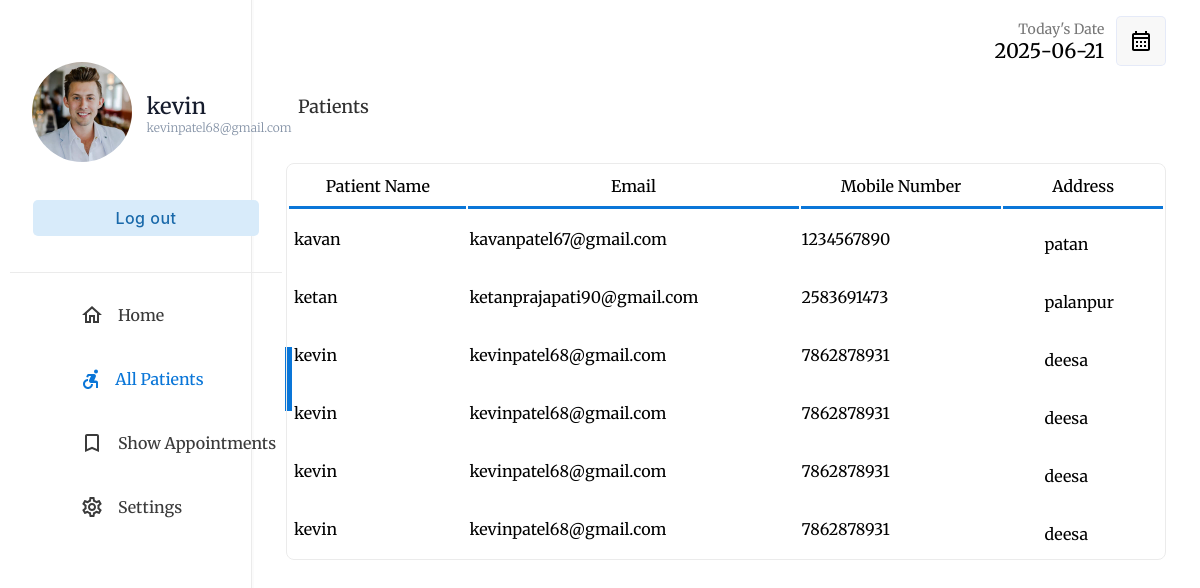
Page /php/doctor/allpatients.php (signed in) on the committed database.
### tables this page shows
CREATE TABLE IF NOT EXISTS `doctor` (
  `DID` int NOT NULL AUTO_INCREMENT,
  `DPHOTO` longblob NOT NULL,
  `DNAME` varchar(35) NOT NULL,
  `DPASSWORD` varchar(20) NOT NULL,
  `DEMAIL` varchar(35) NOT NULL,
  `DGENDER` varchar(10) NOT NULL,
  `DNUMBER` varchar(10) NOT NULL,
  `DADDRESS` varchar(50) NOT NULL,
  `SID` int NOT NULL,
  `DDATE_OF_BIRTH` date NOT NULL,
  `DCONSULTATION_FEE` int NOT NULL,
  `DEXPERIENCE_YEARS` int NOT NULL,
  `DQUALIFICATION` varchar(50) NOT NULL,
  PRIMARY KEY (`DID`)
);

CREATE TABLE IF NOT EXISTS `patient` (
  `PID` int NOT NULL AUTO_INCREMENT,
  `PPHOTO` longblob,
  `PNAME` varchar(35) NOT NULL,
  `PPASSWORD` varchar(20) NOT NULL,
  `PEMAIL` varchar(35) NOT NULL,
  `PGENDER` varchar(10) NOT NULL,
  `PNUMBER` varchar(10) NOT NULL,
  `PADDRESS` varchar(50) NOT NULL,
  `PBLOOD_GROUP` varchar(3) NOT NULL,
  `PDATE_OF_BIRTH` date NOT NULL,
  PRIMARY KEY (`PID`)
);

### php/doctor/allpatients.php (the view, shortened to what this page needs)
<!DOCTYPE html>
<html lang="en">
<head>
    <link rel="stylesheet" type="text/css" href="../../css/doctor/index.css">
</head>
<body>
    <?php
    if (isset($_SESSION["userid"])) {
        if (($_SESSION["userid"]) == "" or $_SESSION['usertype'] != 'DOCTOR') {
            header("location: ../login.php");
        } else {
            $userid = $_SESSION["userid"];
        }
    } else {
        header("location: ../login.php");
    }
    include("../database_connection.php");
    $query = "SELECT * FROM doctor WHERE DID='$userid'";
    $patient = $db->query($query);
    $patienttb = $patient->fetch_assoc();
    $userid = $patienttb["DID"];
    $app = "SELECT * FROM appointment WHERE DID='$userid'";
    $appoint = $db->query($app);
    $today = date('Y-m-d');
    ?>
    <div class="container">
        <div class="menu">
            <table class="menu-container" border="0">
                <tr>
                    <td style="padding:10px" colspan="2">
                        <table border="0" class="profile-container">
                            <tr>
                                <td width="30%" style="padding-left:20px">
                                    <a href="photo.php"> <img src='../../assets/images/dimage/<?php echo $patienttb['DPHOTO']; ?>' width='100' style="border-radius:50%"></a>
                                </td>
                                <td style="padding:0px;margin:0px;">
                                    <p class="profile-title"><?php echo $patienttb['DNAME']; ?></p>
                                    <p class="profile-subtitle" style="font-size: 12px;"><?php echo $patienttb['DEMAIL'] ?></p>
                                </td>
                            </tr>
                            <tr>
                                <td colspan="2">
                                    <a href="../logout.php"><input type="button" value="Log out" class="logout-btn btn-primary-soft btn"></a>
                                </td>
                            </tr>
                        </table>
                    </td>
                </tr>
                <tr class="menu-row">
                    <td class="menu-btn menu-icon-home ">
                        <a href="index.php" class="non-style-link-menu ">
                            <div>
                                <p class="menu-text">Home</p>
                        </a>
        </div></a>
        <tr class="menu-row">
            <td class="menu-btn menu-icon-patient menu-active menu-icon-patient-active">
                <a href="allpatients.php" class="non-style-link-menu non-style-link-menu-active">
                    <div>
                        <p class="menu-text">All Patients</p>
                </a>
    </div>
    <tr class="menu-row">
        <td class="menu-btn menu-icon-appoinment">
            <a href="showappointments.php" class="non-style-link-menu">
                <div>
                    <p class="menu-text">Show Appointments</p>
            </a></div>
        </td>
    </tr>
    <tr class="menu-row">
        <td class="menu-btn menu-icon-settings">
            <a href="settings.php" class="non-style-link-menu">
                <div>
                    <p class="menu-text">Settings</p>
            </a></div>
        </td>
    </tr>
    <div class="dash-body" style="margin-top: 15px">
        <table border="0" width="100%" style=" border-spacing: 0;margin:0;padding:0;">
            <tr>
                <td width="25%">
                </td>
                <td>
                </td>
                <td width="15%">
                    <p style="font-size: 14px;color: rgb(119, 119, 119);padding: 0;margin: 0;text-align: right;">
                        Today's Date
                    </p>
                    <p class="heading-sub12" style="padding: 0;margin: 0;">
                        <?php
                        echo $today;
                        ?>
                    </p>
                </td>
                <td width="10%">
                    <button class="btn-label" style="display: flex;justify-content: center;align-items: center;"><img src="../../assets/img/calendar.svg" width="100%"></button>
                </td>
            </tr>
            <tr>
                <td colspan="4" style="padding-top:10px;">
                    <p class="heading-main12" style="margin-left: 45px;font-size:18px;color:rgb(49, 49, 49)">Patients</p>
                </td>
            </tr>
            <tr>
                <td colspan="4">
                    <center>
                        <div class="abc scroll">
                            <table width="93%" class="sub-table scrolldown" border="0" style="margin-top: 25px;">
                                <thead>
                                    <tr>
                                        <th class="table-headin">
                                            Patient Name
                                        </th>
                                        <th class="table-headin">
                                            Email
                                        </th>
                                        <th class="table-headin">
                                            Mobile Number
                                        </th>
                                        <th class="table-headin">
                                            Address
                                        </th>
                                    </tr>
                                </thead>
                                <tbody>
                                    <?php
                                    if ($appoint->num_rows == 0) {
                                        echo '<tr>
                                    <td colspan="4">
                                    <br><br><br><br>
                                    <center>
                                    <img src="../../assets/img/notfound.svg" width="25%">
                                    <br>
                                    <p class="heading-main12" style="margin-left: 45px;font-size:20px;color:rgb(49, 49, 49)">We  couldnt find anything related to your keywords !</p>
                                    <a class="non-style-link" href="allpatients.php"><button  class="login-btn btn-primary-soft btn"  style="display: flex;justify-content: center;align-items: center;margin-left:20px;">&nbsp; Show all Patients &nbsp;</font></button>
                                    </a>
                                    </center>
                                    <br><br><br><br>
                                    </td>
                                    </tr>';
                                    } else {
                                        for ($x = 0; $x < $appoint->num_rows; $x++) {
                                            $row = $appoint->fetch_assoc();
                                            $pid=$row['PID'];
                                            $qu="SELECT * FROM patient WHERE PID='$pid'";
                                            $patient=$db->query($qu);
                                            $row1 = $patient->fetch_assoc();
                                            $name = $row1["PNAME"];
                                            $email = $row1["PEMAIL"];
                                            $address = $row1["PADDRESS"];
                                            $number = $row1['PNUMBER'];
                                            echo '<tr>
                                        <td> &nbsp;' .
                                                $name
                                                . '</td>
                                        <td>
                                        ' . $email . '
                                        </td>
                                        <td>
                                            ' . $number . '
                                        </td>
                                        <td>
                                        <div style="padding-left: 40px;padding-top: 12px;padding-bottom: 12px;margin-top: 10px;">
                                        ' . $address . '
                                        </div>
                                        </td>
                                    </tr>';
                                        }
                                    }
                                    ?>
                                </tbody>
                            </table>
                        </div>
                    </center>
                </td>
            </tr>
        </table>
    </div>
</body>
</html>

### css/doctor/index.css (style rules this page uses)
:root { --primarycolor: #0A76D8; --primarycolorhover: #006dd3; --btnice:#D8EBFA; --btnnicetext:#1b62b3; }
body { font-family: "Merriweather", sans-serif; background-repeat: no-repeat; background-attachment: fixed; background-size: cover; height: 100%; }
html, body { height: 100%; margin: 0; }
a { color: #1977cc; text-decoration: none; }
.btn { cursor: pointer; padding: 8px 20px; outline: none; text-decoration: none; font-size: 15px; letter-spacing: 0.5px; transition: all 0.3s; border-radius: 5px; font-family: 'Inter', sans-serif; }
.btn-primary-soft { background-color: #D8EBFA ; color: #1969AA; font-weight: 500; font-size: 16px; border: none; }
.btn-label { margin-left: 10px; padding: 12px 12px; outline: none; text-decoration: none; font-size: 15px; letter-spacing: 0.5px; transition: all 0.3s; border-radius: 5px; background-color: #f0f0f073; border: 1px solid rgba(57,108,240,0.1) ; font-family: 'Inter', sans-serif; }
.sub-table { border: 1px solid #ebebeb; border-radius: 8px; }
.table-headin { font-size: 16px; font-weight: 500; padding: 10px; border-bottom: 3px solid var(--primarycolor); }
.abc { width: 100%; height: 550px; overflow: auto; }
.menu-btn { padding:6px; color: #3b3b3b; background-position: 30% 50%; background-repeat: no-repeat; transition: 0.5s; }
.menu-text { padding-left: 40%; font-weight: 500; font-size: 16px; }
.menu-active { color: var(--primarycolor); border-right: 7px solid var(--primarycolor); background-color: var(); }
.non-style-link-menu:link, .non-style-link-menu:visited, .non-style-link-menu:active { text-decoration: none; color: #3b3b3b; }
.non-style-link-menu-active:link, .non-style-link-menu-active:visited, .non-style-link-menu-active:active { text-decoration: none; color: var(--primarycolor); }
.menu-icon-appoinment { background-image: url('../../assets/img/icons/book.svg'); }
.menu-icon-patient { background-image: url('../../assets/img/icons/patients.svg'); }
.menu-icon-settings { background-image: url('../../assets/img/icons/settings.svg'); }
.menu-icon-home { background-image: url('../../assets/img/icons/home.svg'); }
.menu-icon-patient:hover,.menu-icon-patient-active { color: var(--primarycolor); background-image: url('../../assets/img/icons/patients-hover.svg'); }
.container { display: flex; flex-wrap: wrap; height: 100vh; }
.menu { border-right: 1.5px solid rgb(235, 235, 235); width: 21%; height: 100vh; box-shadow: 0 0px 0px 2px rgba(240, 240, 240, 0.3); }
.dash-body { width: 79%; height: 100vh; }
.menu-container { width: 100%; border-spacing: 0; }
.profile-title { font-weight: 500; color: #161c2d; font-size: 22px; margin: 0; text-align: left; padding-left: 8%; }
.profile-subtitle { font-weight: 300; color: #8492a6; font-size: 15px; margin: 0; text-align: left; padding-left: 8%; }
.logout-btn { margin-top: 30px; width: 85%; }
.profile-container { border-bottom: 1.5px solid rgb(235, 235, 235); padding-top: 18%; padding-bottom: 12%; text-align: center; }
.heading-main12 { font-weight: 500; font-size: 25px; }
.heading-sub12 { font-weight: 500; font-size: 20px; text-align: right; }

### rows in the picture
doctor: DPHOTO (picture), DNAME "kevin", DEMAIL "kevinpatel68@gmail.com"
patient: PNAME "kavan", PEMAIL "kavanpatel67@gmail.com", PNUMBER "1234567890", PADDRESS "patan"
patient: PNAME "ketan", PEMAIL "ketanprajapati90@gmail.com", PNUMBER "2583691473", PADDRESS "palanpur"
patient: PNAME "kevin", PEMAIL "kevinpatel68@gmail.com", PNUMBER "7862878931", PADDRESS "deesa"
